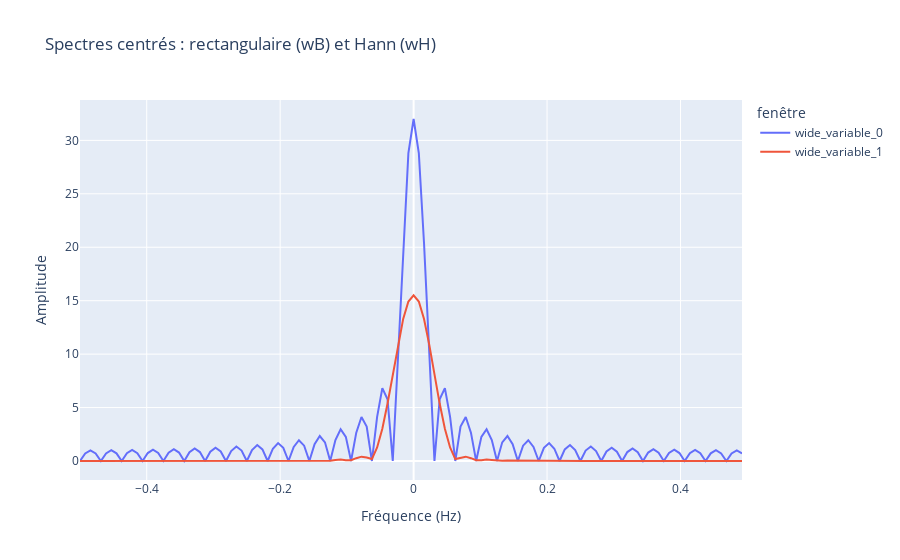

Source (notebook cell):
### Code cell
#fenetres en fréquencielles
N = 4*K
f = (np.arange(N)/N)-0.5

fft_wH = np.fft.fftshift(np.fft.fft(wH, N))
fft_wB = np.fft.fftshift(np.fft.fft(wB, N))

fig = px.line(x=f,
              y=[abs(fft_wB), abs(fft_wH)],
              labels={'x': 'Fréquence (Hz)', 'value': 'Amplitude', 'variable': 'fenêtre'},
              title='Spectres centrés : rectangulaire (wB) et Hann (wH)')
fig.show()
